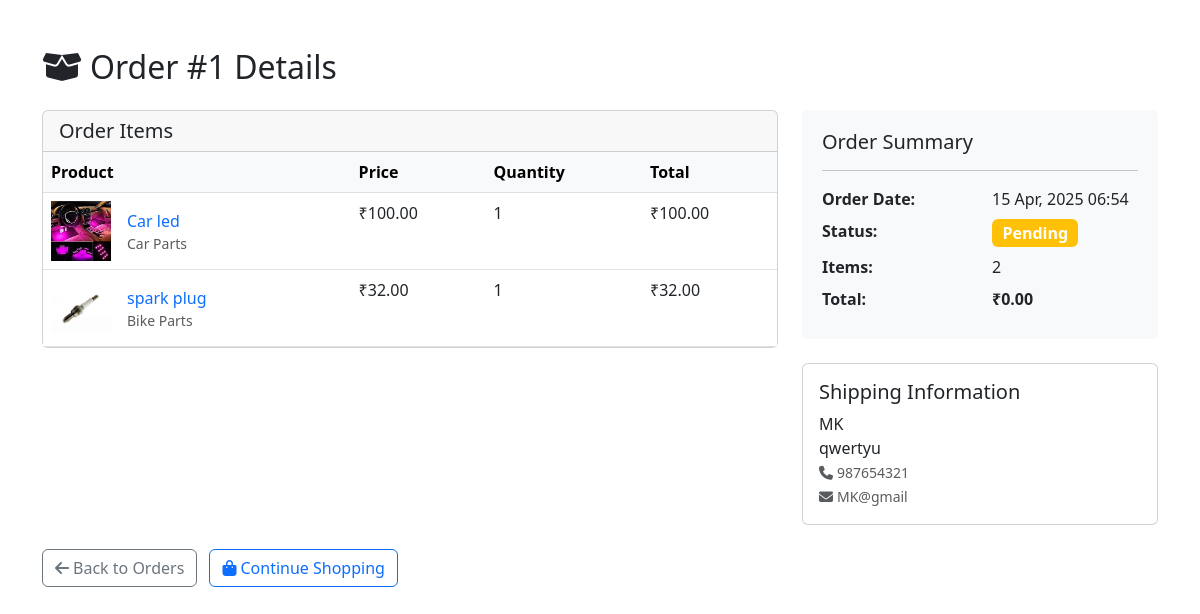
The app's page /view_order/1 (signed in) with its own data.
### app.py (models this page shows)
class Order(db.Model):
    id = db.Column(db.Integer, primary_key=True)
    user_id = db.Column(db.Integer, db.ForeignKey('user.id'), nullable=False)
    order_date = db.Column(db.DateTime, default=datetime.utcnow)
    status = db.Column(db.String(20), default='pending')  # 'pending', 'shipped', 'delivered'
    items = db.relationship('OrderItem', backref='order', lazy=True)

class OrderItem(db.Model):
    id = db.Column(db.Integer, primary_key=True)
    order_id = db.Column(db.Integer, db.ForeignKey('order.id'), nullable=False)
    product_id = db.Column(db.Integer, db.ForeignKey('product.id'), nullable=False)
    quantity = db.Column(db.Integer, nullable=False)
    price = db.Column(db.Float, nullable=False)  # Price at the time of purchase

class Product(db.Model):
    id = db.Column(db.Integer, primary_key=True)
    seller_id = db.Column(db.Integer, db.ForeignKey('user.id'), nullable=False)
    name = db.Column(db.String(100), nullable=False)
    description = db.Column(db.Text, nullable=False)
    price = db.Column(db.Float, nullable=False)
    stock = db.Column(db.Integer, nullable=False)
    category = db.Column(db.String(50), nullable=False)  # 'bike', 'car'
    image = db.Column(db.String(255), nullable=True)
    eta = db.Column(db.Integer, nullable=False)  # Estimated time of arrival in days
    created_at = db.Column(db.DateTime, default=datetime.utcnow)
    cart_items = db.relationship('CartItem', backref='product', lazy=True)
    order_items = db.relationship('OrderItem', backref='product', lazy=True)

class User(db.Model):
    id = db.Column(db.Integer, primary_key=True)
    phone = db.Column(db.String(15), unique=True, nullable=False)
    password = db.Column(db.String(255), nullable=False)
    name = db.Column(db.String(100), nullable=False)
    email = db.Column(db.String(100), nullable=False)
    address = db.Column(db.String(255), nullable=False)
    role = db.Column(db.String(10), nullable=False)  # 'admin', 'seller', 'buyer'
    seller_info = db.relationship('SellerInfo', backref='user', uselist=False)
    products = db.relationship('Product', backref='seller', lazy=True)
    orders = db.relationship('Order', backref='buyer', lazy=True)
    cart_items = db.relationship('CartItem', backref='user', lazy=True)

### app.py (the view)
@app.route('/view_order/<int:order_id>')
@login_required
def view_order(order_id):
    order = Order.query.get_or_404(order_id)
    if order.user_id != session['user_id'] and session.get('role') != 'admin':
        flash('You do not have permission to view this order.', 'danger')
        return redirect(url_for('view_orders'))
    total = sum(item.price * item.quantity for item in order.items)
    return render_template('order_detail.html', order=order, total=total)

### app.py (called while the page is built)
def login_required(f):
    @wraps(f)
    def decorated_function(*args, **kwargs):
        if 'user_id' not in session:
            flash('Please log in to access this page.', 'danger')
            return redirect(url_for('login'))
        return f(*args, **kwargs)
    return decorated_function

### templates/order_detail.html (shortened to what this page needs)
<!DOCTYPE html>
<html lang="en">
  <head>
    <link
      rel="stylesheet"
      href="https://cdnjs.cloudflare.com/ajax/libs/bootstrap/5.3.0/css/bootstrap.min.css"
    />
    <link
      rel="stylesheet"
      href="https://cdnjs.cloudflare.com/ajax/libs/font-awesome/6.4.0/css/all.min.css"
    />
  </head>
  <body>
    <div class="container mt-5 mb-5">
      <h2 class="mb-4">
        <i class="fas fa-box-open me-2"></i>Order #{{ order.id }} Details
      </h2>
      <div class="row">
        <div class="col-md-8">
          <div class="card mb-4">
            <div class="card-header">
              <h5 class="mb-0">Order Items</h5>
            </div>
            <div class="card-body p-0">
              <div class="table-responsive">
                <table class="table table-hover mb-0">
                  <thead class="table-light">
                    <tr>
                      <th>Product</th>
                      <th>Price</th>
                      <th>Quantity</th>
                      <th>Total</th>
                    </tr>
                  </thead>
                  <tbody>
                    {% for item in order.items %}
                    <tr>
                      <td>
                        <div class="d-flex align-items-center">
                          {% if item.product.image %}
                          <img
                            src="{{ url_for('static', filename=item.product.image) }}"
                            alt="{{ item.product.name }}"
                            class="order-item-img me-3"
                          />
                          {% else %}
                          <div
                            class="bg-light d-flex align-items-center justify-content-center order-item-img me-3"
                          >
                            <i class="fas fa-image text-muted"></i>
                          </div>
                          {% endif %}
                          <div>
                            <a
                              href="{{ url_for('product_detail', product_id=item.product.id) }}"
                              class="text-decoration-none"
                            >
                              {{ item.product.name }}
                            </a>
                            <small class="d-block text-muted">
                              {% if item.product.category == 'bike' %} Bike
                              Parts {% else %} Car Parts {% endif %}
                            </small>
                          </div>
                        </div>
                      </td>
                      <td>₹{{ "%.2f"|format(item.price) }}</td>
                      <td>{{ item.quantity }}</td>
                      <td>₹{{ "%.2f"|format(item.price * item.quantity) }}</td>
                    </tr>
                    {% endfor %}
                  </tbody>
                </table>
              </div>
            </div>
          </div>
        </div>
        <div class="col-md-4">
          <div class="order-summary">
            <h5>Order Summary</h5>
            <hr />
            <dl class="row mb-0">
              <dt class="col-6">Order Date:</dt>
              <dd class="col-6">
                {{ order.order_date.strftime('%d %b, %Y %H:%M') }}
              </dd>
              <dt class="col-6">Status:</dt>
              <dd class="col-6">
                {% if order.status == 'pending' %}
                <span class="badge bg-warning status-badge">Pending</span>
                {% elif order.status == 'shipped' %}
                <span class="badge bg-primary status-badge">Shipped</span>
                {% else %}
                <span class="badge bg-success status-badge">Delivered</span>
                {% endif %}
              </dd>
              <dt class="col-6">Items:</dt>
              <dd class="col-6">{{ order.items|length }}</dd>
              <dt class="col-6 fw-bold">Total:</dt>
              {% set order_total = 0 %} {% for item in order.items %} {% set
              order_total = order_total + (item.price * item.quantity) %} {%
              endfor %}
              <dd class="col-6 fw-bold">₹{{ "%.2f"|format(order_total) }}</dd>
            </dl>
          </div>
          <div class="card mt-4">
            <div class="card-body">
              <h5>Shipping Information</h5>
              <p class="mb-0">
                {% set buyer = order.buyer %} {{ buyer.name }}<br />
                {{ buyer.address }}<br />
                <small class="text-muted">
                  <i class="fas fa-phone me-1"></i>{{ buyer.phone }}<br />
                  <i class="fas fa-envelope me-1"></i>{{ buyer.email }}
                </small>
              </p>
            </div>
          </div>
        </div>
      </div>
      <div class="mt-4">
        <a
          href="{{ url_for('view_orders') }}"
          class="btn btn-outline-secondary"
        >
          <i class="fas fa-arrow-left me-1"></i>Back to Orders
        </a>
        <a href="{{ url_for('index') }}" class="btn btn-outline-primary ms-2">
          <i class="fas fa-shopping-bag me-1"></i>Continue Shopping
        </a>
      </div>
    </div>
  </body>
</html>

### templates/order_detail.html (style rules this page uses)
.order-item-img { width: 60px; height: 60px; object-fit: contain; }
.table-responsive { overflow-x: auto; }
.status-badge { font-size: 1rem; padding: 0.35em 0.65em; }
.order-summary { background-color: #f8f9fa; padding: 20px; border-radius: 5px; }

### records on screen
Order: id "1", order_date "15 Apr, 2025 06:54"
OrderItem: image (picture), product.name "Car led", shows "Car Parts", price "100.00", quantity "1", item.price*item.quantity "100.00"
OrderItem: image (picture), product.name "spark plug", shows "Bike Parts", price "32.00", quantity "1", item.price*item.quantity "32.00"
User: name "MK", address "qwertyu", phone "987654321", email "MK@gmail"

### other values on screen
{{ order.items|length }} "2"
{{ "%.2f"|format(order_total) }} "0.00"
